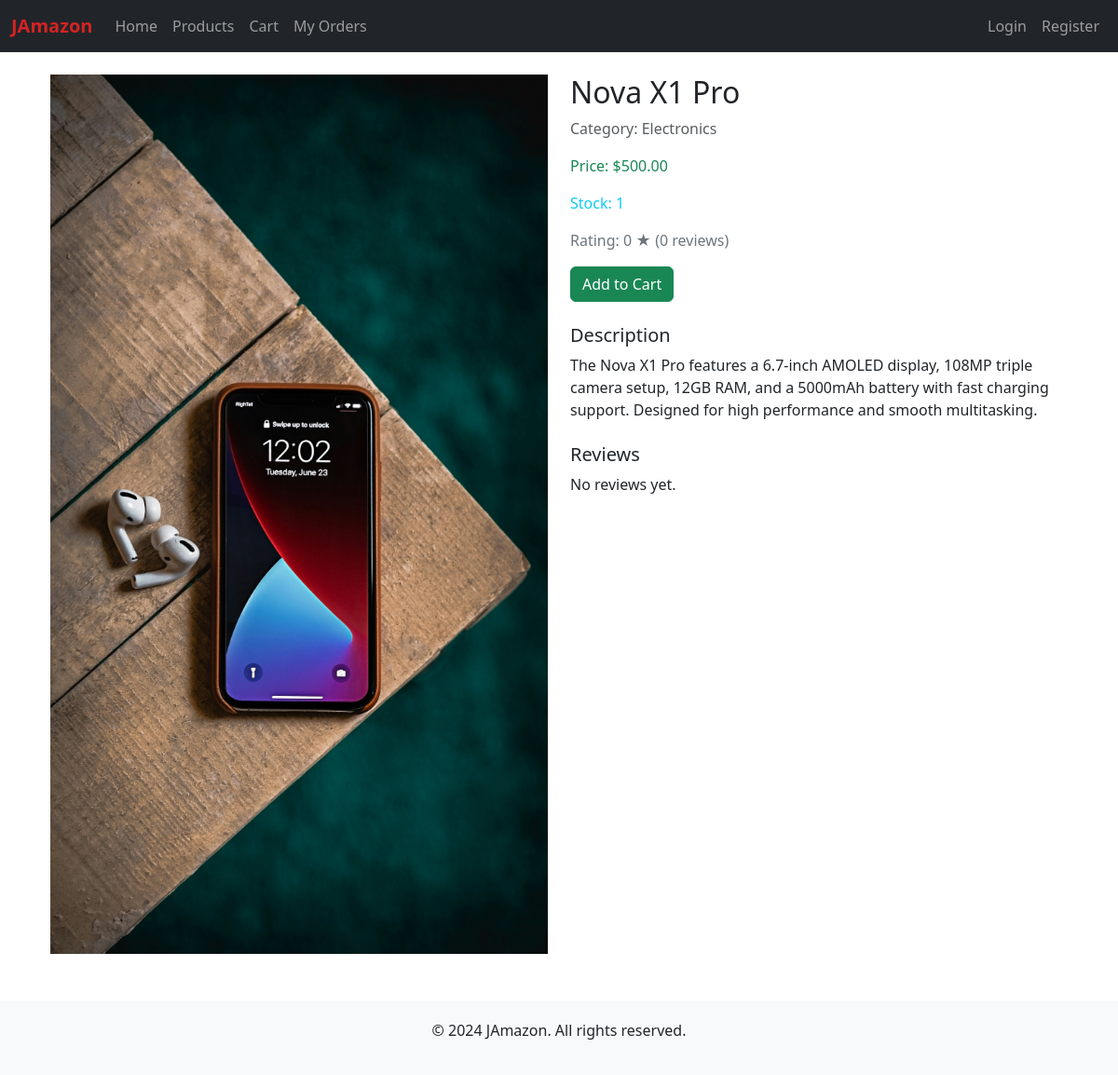
Page /products/product/nova-x1-pro/ on the committed database.
### products/models.py (models this page shows, shortened)
class Product(models.Model):
    name = models.CharField(max_length=200)
    slug = models.SlugField(unique=True, blank=True)
    description = models.TextField()
    price = models.DecimalField(max_digits=10, decimal_places=2)
    category = models.ForeignKey(Category, on_delete=models.CASCADE, related_name='products')
    stock = models.IntegerField(default=0)
    image = models.ImageField(upload_to='products/')
    is_available = models.BooleanField(default=True)
    created_at = models.DateTimeField(auto_now_add=True)
    updated_at = models.DateTimeField(auto_now=True)
    class Meta:
        ordering = ['-created_at']
    @property
    def average_rating(self):
        reviews = self.reviews.all()
        if reviews:
            return sum([review.rating for review in reviews]) / len(reviews)
        return 0
    @property
    def review_count(self):
        return self.reviews.count()

class Category(models.Model):
    name = models.CharField(max_length=100)
    slug = models.SlugField(unique=True, blank=True)
    description = models.TextField(blank=True)
    image = models.ImageField(upload_to='categories/', blank=True, null=True)
    created_at = models.DateTimeField(auto_now_add=True)
    class Meta:
        verbose_name_plural = 'Categories'
        ordering = ['name']

### products/views.py (the view)
# urls.py: path('product/<slug:product_slug>/', views.product_detail, name='product_detail'),
def product_detail(request, product_slug):
    product = get_object_or_404(Product, slug=product_slug)
    context = {
        'product': product,
    }
    return render(request, 'products/product_detail.html', context)

### cart/context_processors.py (called while the page is built)
def cart_count(request):
    if request.user.is_authenticated:
        try:
            count = Cart.objects.filter(user=request.user).count()
        except:
            count = 0
    else:
        count = 0
    return {'cart_count': count}

### templates/products/product_detail.html
{% extends 'base.html' %}
{% block content %}
<div class="container">
    <div class="row">
        <div class="col-md-6">
            <img src="{{ product.image.url }}" class="img-fluid" alt="{{ product.name }}">
        </div>
        <div class="col-md-6">
            <h2>{{ product.name }}</h2>
            <p class="text-muted">Category: {{ product.category.name }}</p>
            <p class="text-success">Price: ${{ product.price }}</p>
            <p class="text-info">Stock: {{ product.stock }}</p>
            <p class="text-secondary">Rating: {{ product.average_rating }} ★ ({{ product.review_count }} reviews)</p>
            <div class="mt-3">
                <a href="{% url 'cart_add' product_id=product.id %}" class="btn btn-success">Add to Cart</a>
            </div>
            <div class="mt-4">
                <h5>Description</h5>
                <p>{{ product.description }}</p>
            </div>
            <div class="mt-4">
                <h5>Reviews</h5>
                {% for review in product.reviews.all %}
                    <div class="border p-3 mb-2">
                        <div class="d-flex justify-content-between">
                            <strong>{{ review.user.username }}</strong>
                            <div class="text-warning">
                                {% for i in "0123456789" %}
                                    {% if forloop.counter0 <= review.rating %}
                                        <span class="bi bi-star-fill"></span>
                                    {% else %}
                                        <span class="bi bi-star"></span>
                                    {% endif %}
                                {% endfor %}
                            </div>
                        </div>
                        <p class="mt-2">{{ review.comment }}</p>
                    </div>
                {% empty %}
                    <p>No reviews yet.</p>
                {% endfor %}
            </div>
        </div>
    </div>
</div>
{% endblock %}

### rows in the picture
Product: image (picture), name "Nova X1 Pro", category.name "Electronics", price "500.00", stock "1", average_rating "0", review_count "0", description "The Nova X1 Pro features a 6.7-inch AMOLED display, 108MP triple camera setup, 12GB RAM, and a 5000mAh battery with fast charging support. Designed for high performance and smooth multitasking."
